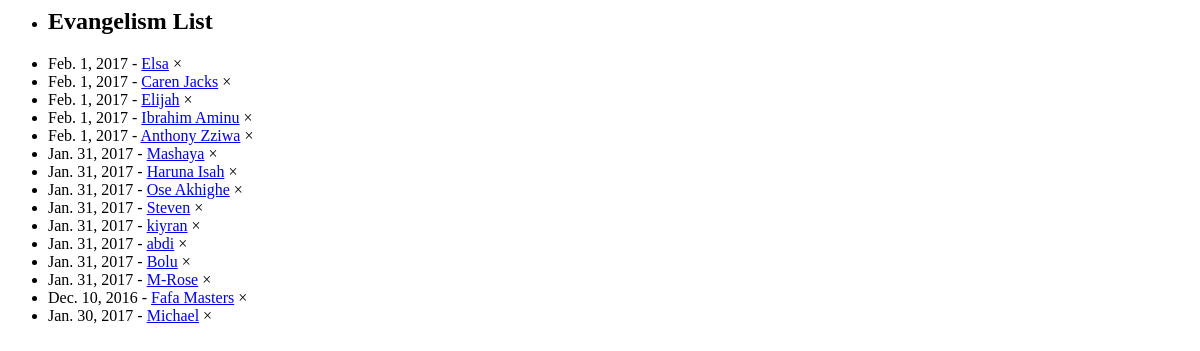
Before: /welcome/_newsfeed/evangelism/ (signed in) with the older database file.
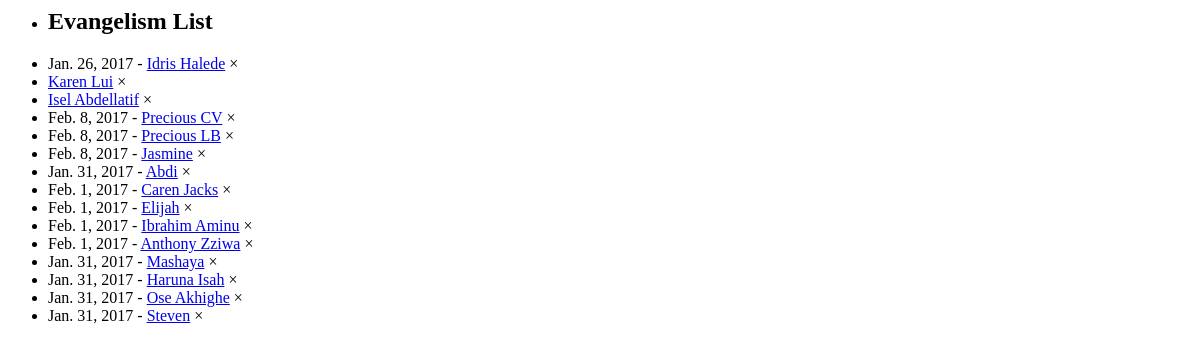
After: the same page with the newer database file.
### member/models.py (models this page shows)
class Member(models.Model):
	name = models.CharField(max_length=50, unique=True)
	gender = models.ForeignKey('Gender', on_delete=models.CASCADE, related_name="sex", null=True)
	mobile_no = models.CharField(max_length=50, blank=True, null=True, unique=False, verbose_name="Mobile number")
	email = models.EmailField(max_length=50, blank=True, null=True, verbose_name="Email Address")
	date_of_birth = models.DateField(blank=True, null=True)
	address = models.TextField(max_length=200, blank=True, null=True)
	post_code = models.CharField(max_length=10, blank=True, null=True)
	academic_institution = models.ForeignKey('AcademicInstitution', on_delete=models.CASCADE, 						related_name="academic_institution", null=True, blank=True, )
	course = models.CharField(max_length=100, blank=True)
	first_attended = models.DateField(blank=True, null=True)
	attendance_status = models.ForeignKey('Attendance', on_delete=models.CASCADE, related_name="attendance_status")
	shepherd = models.ForeignKey(User, on_delete=models.CASCADE)
	last_visited = models.DateField(null=True, blank=True)
	extra_info = models.TextField(max_length=2000, blank=True)
	last_modified = models.DateTimeField(auto_now=True)
	def __str__(self):
		return self.name
	class Meta:
		ordering = ["name"]

### welcome/views.py (the view)
@login_required
def _get_evangelismlist(request):
	now = datetime.datetime.now()
	last30days = now - datetime.timedelta(days = 60)
	evangelism = Member.objects.filter(attendance_status__status = "Evangelism", last_modified__gte = last30days).order_by('-last_modified')[:15]
	context = {
		'evangelism': evangelism
	}
	return render (request, '_partial/_evangelism.html', context)

### welcome/templates/_partial/_evangelism.html
<div class="w3-padding-32">
<ul class="w3-ul w3-border w3-card-4 w3-hoverable">
  <li class="w3-teal"><h2>Evangelism List</h2></li>
  {% for person in evangelism %}
  <li>
	{% if person.first_attended != None %}
		{{ person.first_attended }} -
	{% endif %}
	<a href="{% url 'member:member_info' person %}" title="last Updated on {{ person.last_modified }}">{{ person }}</a>
	<span onclick="this.parentElement.style.display='none'"class="w3-closebtn w3-margin-right w3-medium">&times;</span>
  </li>
  {% endfor %}
</ul>
</div>

Changed rows visible on the page:
no longer on this page (row edited): Member: first_attended "Feb. 1, 2017", name "Elsa"
no longer on this page (row edited): Member: first_attended "Jan. 31, 2017", name "kiyran"
no longer on this page (row edited): Member: first_attended "Jan. 31, 2017", name "Bolu"
no longer on this page (row edited): Member: first_attended "Jan. 31, 2017", name "M-Rose"
no longer on this page (row edited): Member: first_attended "Dec. 10, 2016", name "Fafa Masters"
no longer on this page (row edited): Member: first_attended "Jan. 30, 2017", name "Michael"
added Member: first_attended "Jan. 26, 2017", name "Idris Halede"
now on this page (row edited): Member: name "Karen Lui"
now on this page (row edited): Member: name "Isel Abdellatif"
added Member: first_attended "Feb. 8, 2017", name "Precious CV"
added Member: first_attended "Feb. 8, 2017", name "Precious LB"
added Member: first_attended "Feb. 8, 2017", name "Jasmine"
changed Member: name "abdi" → "Abdi"; moves up the list
